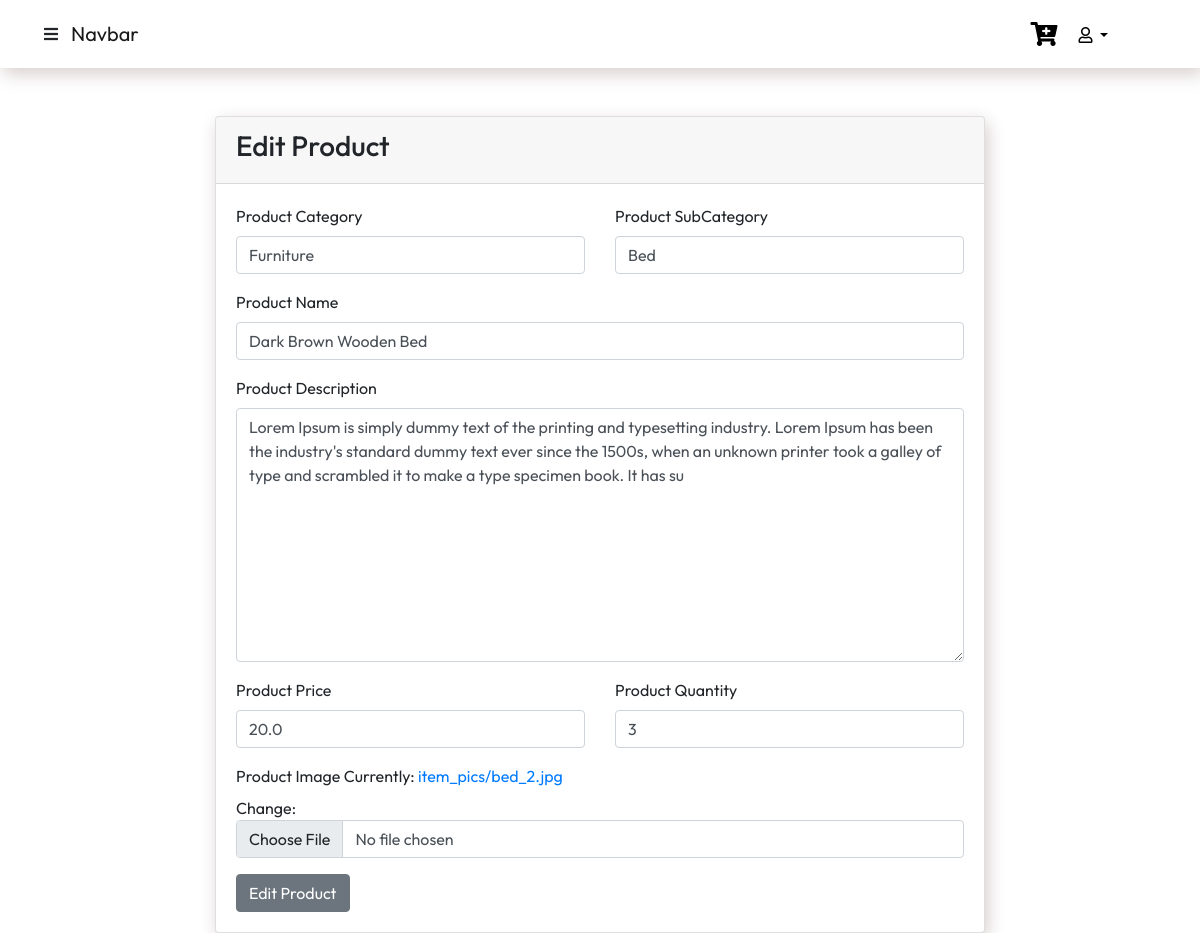
Page /users/update-product/3 (signed in) on the earlier database version.
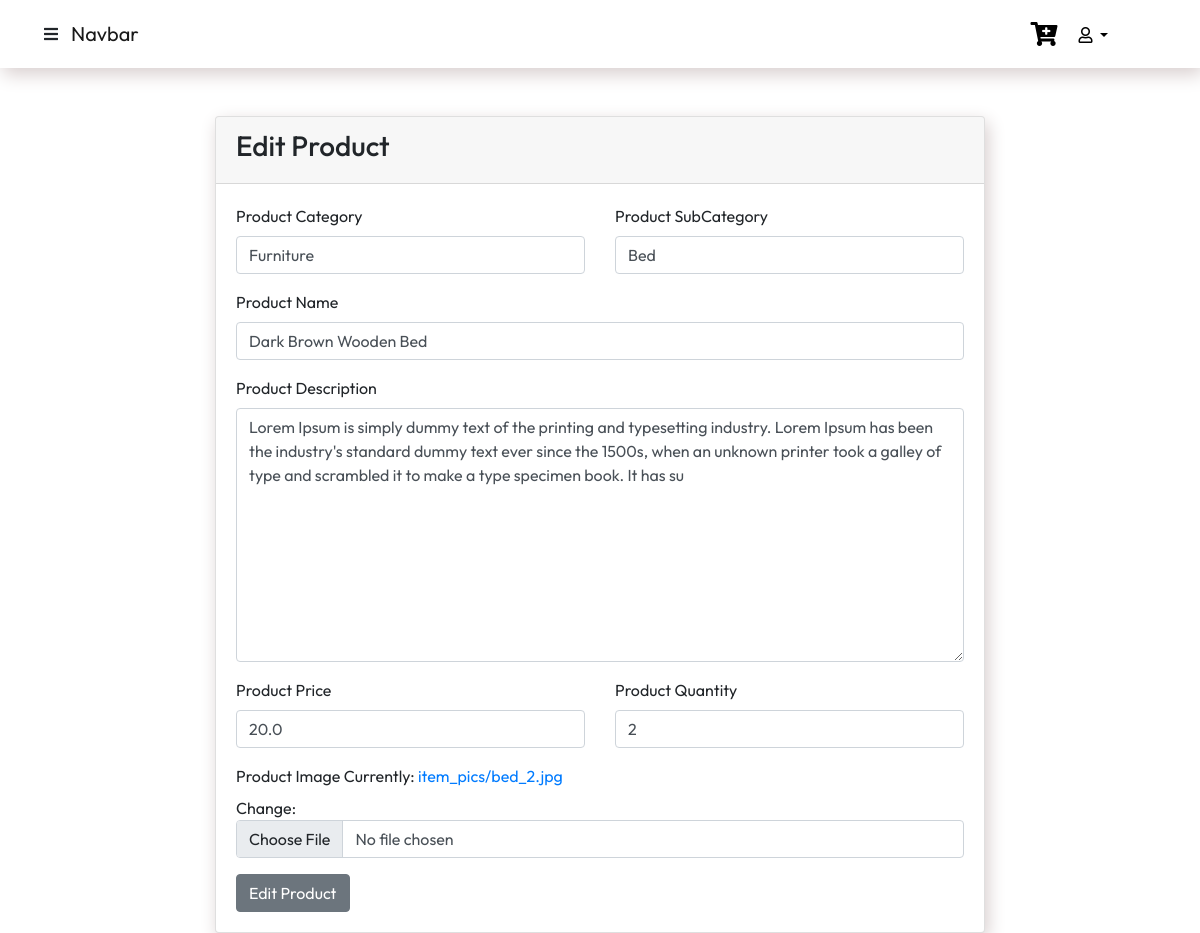
Same page on the later database version.
### products/models.py (models this page shows, shortened)
class Product(models.Model):
    prod_cat = models.ForeignKey(Category, null=True, blank=True, on_delete=models.CASCADE)
    prod_sub = models.ForeignKey(Sub_Category, null=True, blank=True, on_delete=models.CASCADE)
    product_name = models.CharField(max_length=255, null=True, blank=True)
    product_desc = models.TextField(max_length=255, null=True, blank=True)
    prod_img = models.ImageField(upload_to="item_pics", default="nothing.jpg")
    product_price = models.FloatField(max_length=255, null=True, blank=True)
    product_quantity = models.IntegerField(null=True, blank=True)
    timePeriod = models.IntegerField(null=True,default=1)

### products/views.py (the view)
# urls.py: path('update-product/<int:pk>',views.UpdateProduct.as_view(), name="update-product"),
class UpdateProduct(LoginRequiredMixin,UserPassesTestMixin,SuccessMessageMixin,UpdateView):
    model = Product
    template_name = 'product/product_form.html'
    form_class = ProductForm
    success_url = reverse_lazy('products:product-list-template')
    success_message = 'Product Updated Successfully'
    def test_func(self):
        if self.request.user.user_role == "Admin":
            return True
        return False

### products/forms.py
class ProductForm(ModelForm):
    class Meta:
        model = models.Product
        exclude = ["timePeriod"]

### products/models.py (called while the page is built)
    def __str__(self):
        return self.cat_name

    def __str__(self):
        return self.sub_category

### products/templates/product/product_form.html (shortened to what this page needs)
{% extends 'base.html' %} {% block body %}
<div class="row">
    <div class="col-lg-8 mx-auto">
        <div class="card prod-card">
            <div class="card-header">
                {% if form.instance.pk %}
                <h3>Edit Product</h3>
                {% else %}
                <h3>Add Product</h3> {% endif %}
            </div>
            <div class="card-body">
                <form method="post">
                    <div class="form-group">
                        <div class="row">
                            <div class="col-lg-6">
                                <label for="category">Product Category</label> {{form.prod_cat}}
                            </div>
                            <div class="col-lg-6">
                                <label for="subcategory">Product SubCategory</label> {{form.prod_sub}}
                            </div>
                        </div>
                    </div>
                    <div class="form-group">
                        <label for="name">Product Name</label> {{form.product_name}}
                    </div>
                    <div class="form-group">
                        <label for="desc">Product Description</label> {{form.product_desc}}
                    </div>
                    <div class="form-group">
                        <div class="row">
                            <div class="col-lg-6">
                                <label for="price">Product Price</label> {{form.product_price}}
                            </div>
                            <div class="col-lg-6">
                                <label for="quantity">Product Quantity</label> {{form.product_quantity}}
                            </div>
                        </div>
                    </div>
                    <div class="form-group">
                        <label for="image">Product Image</label> {{form.prod_img}}
                    </div>
                    {% if form.instance.pk %}
                    <button type="submit" class="btn btn-secondary">Edit Product</button> {% else %}
                    <button type="submit" class="btn btn-primary">Add Product</button> {% endif %}
                </form>
            </div>
        </div>
    </div>
</div>
{% endblock %}

### templates/base.html (shortened to what this page needs)
{% load static %}
<!DOCTYPE html>
<html lang="en">
<head>
    <link rel="stylesheet" href="{% static 'css/style.css' %}">
    <link href="https://cdn.jsdelivr.net/npm/bootstrap@5.0.2/dist/css/bootstrap.min.css" rel="stylesheet">
    <link rel="stylesheet" href="https://cdnjs.cloudflare.com/ajax/libs/font-awesome/5.15.4/css/all.min.css"
    />
    <link rel="stylesheet" href="https://cdn.datatables.net/colreorder/1.5.2/css/colReorder.dataTables.min.css">
    <link rel="stylesheet" href="https://cdn.datatables.net/1.10.21/css/jquery.dataTables.min.css">
    <link rel="stylesheet" href="https://cdn.datatables.net/rowreorder/1.2.7/css/rowReorder.dataTables.min.css">
    <link rel="stylesheet" href="https://cdnjs.cloudflare.com/ajax/libs/font-awesome/4.7.0/css/font-awesome.min.css">
    <link rel="stylesheet" href="https://cdn.datatables.net/responsive/2.2.5/css/responsive.dataTables.min.css">
    <link rel="stylesheet" href="https://cdn.datatables.net/buttons/1.6.2/css/buttons.dataTables.min.css">
    <link rel="stylesheet" href="https://cdnjs.cloudflare.com/ajax/libs/twitter-bootstrap/4.5.2/css/bootstrap.css">
    <link rel="stylesheet" href="https://datatables.net/release-datatables/extensions/FixedColumns/css/fixedColumns.bootstrap4.css">
    <link rel="stylesheet" href="https://cdn.datatables.net/scroller/2.0.2/css/scroller.dataTables.min.css">
    <link rel="stylesheet" href="https://cdn.datatables.net/buttons/1.6.3/css/buttons.dataTables.min.css">
    <link rel="stylesheet" href="https://editor.datatables.net/extensions/Editor/css/editor.dataTables.min.css">
    <link rel="stylesheet" href="https://cdn.datatables.net/select/1.3.1/css/select.dataTables.min.css">
</head>
<body>
    <nav class="navbar navbar-expand-lg navbar-bg navbar-light">
        <div class="container-fluid">
            {% if user.is_authenticated %}
            <button class="btn toggle-btn float-end" data-bs-toggle="offcanvas" data-bs-target="#offcanvas" role="button">
                <i class="fas fa-bars" data-bs-toggle="offcanvas" data-bs-target="#offcanvas"></i>
            </button> {% endif %} {% if user.user_role == 'Admin' %}
            <a class="navbar-brand" href="{% url 'users:admin-dashboard' %}">Navbar</a> {% else %}
            <a class="navbar-brand" href="{% url 'products:products' %}">Navbar</a> {% endif %}
            <div class="collapse navbar-collapse" id="navbarNav">
                <div class="navbar-nav ms-auto mb-2 mb-lg-0">
                    {% if user.is_authenticated %}
                    <a href="{% url 'products:get-cart-api' %}" class="nav-link link text-truncate">
                        <i class="fas fa-cart-plus"></i></a>
                    <div class="dropdown me-5 mt-2">
                        <button class="btn btn-secondary dropdown-btn dropdown-toggle" type="button" id="dropdownMenuButton1" data-bs-toggle="dropdown" aria-expanded="false">
                            <i class="far fa-user"></i> {{user.first_name}}
                    </button>
                    </div>
                    {% else %}
                    <a href="{% url 'users:login' %}" class="nav-item nav-link">Login</a>
                    <a href="{% url 'users:register' %}" class="nav-item nav-link">Register</a> {% endif %}
                </div>
            </div>
        </div>
    </nav>
    <main class="container-fluid mt-5 " role='main'>
        <div class="row ">
            <div class="col-sm ">
                {% include 'messages.html' %} {% block body %}{% endblock %}
            </div>
        </div>
    </main>
</body>
</html>

### static/css/style.css (style rules this page uses)
* { font-family: 'Outfit', sans-serif; }
.link { color: black !important; font-family: 'Outfit', sans-serif; text-decoration: none; font-size: 1.5rem; transition: color .15s ease-in-out, background-color .15s ease-in-out, border-color .15s ease-in-out; }
.dropdown-btn { background-color: transparent !important; border-color: transparent !important; color: black !important; }
.offcanvas, .navbar-bg { background-color: white !important; box-shadow: 3px 6px 18px rgb(215, 205, 205) !important; }
.prod-card { box-shadow: 3px 6px 18px rgb(215, 205, 205) !important; }

Differences in the rows shown:
changed Product "Furniture": product_quantity "3" → "2"
